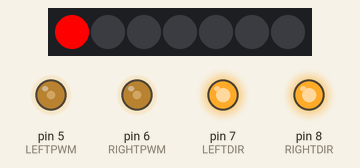
The sketch below on a simulated Arduino Uno, built with avr-gcc and run on an emulated ATmega328P. Parts: 7 RGB LEDs in strip order, left to right, output pins drawn as LEDs (lit = HIGH). Random numbers use the default seed unless the sketch sets one; pins used as bus, display or sensor lines are not drawn.

Above: at 1.2 s.
At 40.7 s:
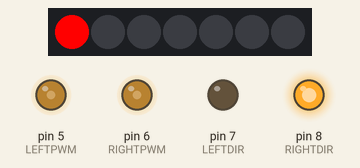
At 67.6 s:
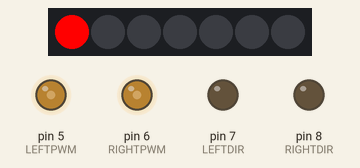
At 126.3 s:
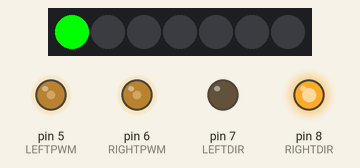
Timing chart, 0 to 127.8 s (numbered marks = the images above):
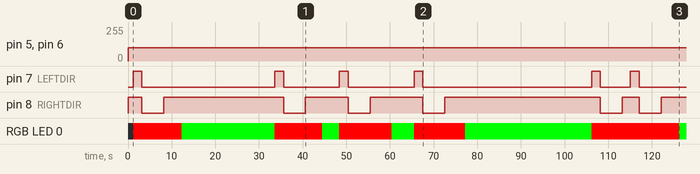

The sketch:

russian_fun_time.ino
```cpp
#include <Adafruit_NeoPixel.h>

#define PIN 4
#define NUM_PIXELS 7

Adafruit_NeoPixel strip(NUM_PIXELS, PIN, NEO_GRB + NEO_KHZ800);

int LEFTPWM = 5;
int RIGHTPWM = 6;
int DCPOWER = 3;
int LEFTDIR = 7;
int RIGHTDIR = 8;

void setup() {
  pinMode(LEFTPWM, OUTPUT);
  pinMode(RIGHTPWM, OUTPUT);

  pinMode(DCPOWER, OUTPUT);

  pinMode(LEFTDIR, OUTPUT);
  pinMode(RIGHTDIR, OUTPUT);

   strip.begin();
  strip.show();
  randomSeed(analogRead(A0));

}


void loop() {
 int chance = random(1000, 6000);

   digitalWrite(DCPOWER, HIGH);
  digitalWrite(LEFTDIR, LOW);
  digitalWrite(RIGHTDIR, HIGH);

  analogWrite(LEFTPWM, 100);
  analogWrite(RIGHTPWM, 100);
  delay(chance);
    digitalWrite(DCPOWER, LOW);


  if (chance <= 3500) {
    strip.setPixelColor(0, strip.Color(255, 0, 0));  // Red color
    strip.show();
      digitalWrite(DCPOWER, HIGH);
  digitalWrite(LEFTDIR, HIGH);
  digitalWrite(RIGHTDIR, HIGH);

  analogWrite(LEFTPWM, 100);
  analogWrite(RIGHTPWM, 100);
  delay(2000);
    digitalWrite(DCPOWER, HIGH);
  digitalWrite(LEFTDIR, LOW);
  digitalWrite(RIGHTDIR, LOW);

  analogWrite(LEFTPWM, 100);
  analogWrite(RIGHTPWM, 100);
  delay(2000);
   digitalWrite(DCPOWER, LOW);

  } else {
    // Else turn green
    strip.setPixelColor(0, strip.Color(0, 255, 0));  // Green color
    strip.show();
  }

  delay(3000);

}
```

Measured:
- by itself, pin 5 (LEFTPWM), pin 6 (RIGHTPWM): 0/255 → 100/255 at 0.00 s
- by itself, pin 7 (LEFTDIR): LOW → HIGH at 1.2 s, → LOW 2.0 s later, → HIGH 30.4 s later, → LOW 2.0 s later, … (12 changes in this stretch)
- by itself, pin 8 (RIGHTDIR): LOW → HIGH at 0.00 s, → LOW 3.2 s later, → HIGH 5.0 s later, → LOW 27.4 s later, … (13 changes in this stretch)
- by itself, RGB LED 0: off → RGB(255, 0, 0) at 1.2 s, → RGB(0, 255, 0) 11.1 s later, → RGB(255, 0, 0) 21.3 s later, → RGB(0, 255, 0) 10.8 s later, … (10 changes in this stretch)
- what the display in image 0 shows lasts 11.1 s, from 1.2 s to 12.3 s
- what the display in image 1 shows lasts 10.8 s, from 33.6 s to 44.4 s
- what the display in image 2 shows lasts 11.8 s, from 65.5 s to 77.3 s
